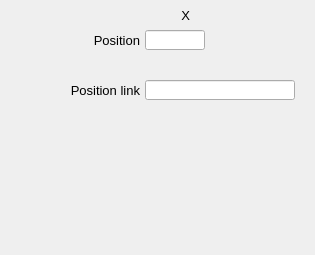
    <widget class="PyDMFrame" name="composite_6">
      <property name="geometry">
        <rect>
          <x>335</x>
          <y>40</y>
          <width>315</width>
          <height>255</height>
        </rect>
      </property>
      <widget class="QLabel" name="text_20">
        <property name="geometry">
          <rect>
            <x>180</x>
            <y>5</y>
            <width>10</width>
            <height>20</height>
          </rect>
        </property>
        <property name="text">
          <string>X</string>
        </property>
        <property name="font" stdset="0">
          <font>
            <pointsize>10</pointsize>
          </font>
        </property>
        <property name="brush" stdset="0">
          <brush brushstyle="SolidPattern">
            <color alpha="255">
              <red>0</red>
              <green>0</green>
              <blue>0</blue>
            </color>
          </brush>
        </property>
        <property name="toolTip">
          <string>text_20</string>
        </property>
        <property name="alignment">
          <set>Qt::AlignRight|Qt::AlignTrailing|Qt::AlignVCenter</set>
        </property>
        <property name="styleSheet">
          <string notr="true">QLabel#text_20 {
  color: rgb(0, 0, 0);
  }</string>
        </property>
      </widget>
      <widget class="PyDMSlider" name="valuator_3">
        <property name="geometry">
          <rect>
            <x>145</x>
            <y>55</y>
            <width>150</width>
            <height>20</height>
          </rect>
        </property>
        <property name="channel" stdset="0">
          <string>ca://${prefix}PositionX</string>
        </property>
        <property name="toolTip">
          <string>${prefix}PositionX</string>
        </property>
        <property name="orientation" stdset="0">
          <string>Qt::Horizontal</string>
        </property>
        <property name="showLimitLabels" stdset="0">
          <bool>true</bool>
        </property>
        <property name="showValueLabel" stdset="0">
          <bool>false</bool>
        </property>
        <property name="showUnits" stdset="0">
          <bool>false</bool>
        </property>
        <property name="tickPosition" stdset="0">
          <enum>QSlider::NoTicks</enum>
        </property>
        <property name="precision" stdset="0">
          <number>1</number>
        </property>
        <property name="styleSheet">
          <string notr="true">PyDMSlider#valuator_3 {
  color: rgb(0, 0, 0);
  background-color: rgb(115, 223, 255);
  }</string>
        </property>
      </widget>
      <widget class="QLabel" name="text_21">
        <property name="geometry">
          <rect>
            <x>60</x>
            <y>30</y>
            <width>80</width>
            <height>20</height>
          </rect>
        </property>
        <property name="text">
          <string>Position</string>
        </property>
        <property name="font" stdset="0">
          <font>
            <pointsize>10</pointsize>
          </font>
        </property>
        <property name="brush" stdset="0">
          <brush brushstyle="SolidPattern">
            <color alpha="255">
              <red>0</red>
              <green>0</green>
              <blue>0</blue>
            </color>
          </brush>
        </property>
        <property name="toolTip">
          <string>text_21</string>
        </property>
        <property name="alignment">
          <set>Qt::AlignRight|Qt::AlignTrailing|Qt::AlignVCenter</set>
        </property>
        <property name="styleSheet">
          <string notr="true">QLabel#text_21 {
  color: rgb(0, 0, 0);
  }</string>
        </property>
      </widget>
      <widget class="PyDMLineEdit" name="text_entry_12">
        <property name="geometry">
          <rect>
            <x>145</x>
            <y>30</y>
            <width>60</width>
            <height>20</height>
          </rect>
        </property>
        <property name="channel" stdset="0">
          <string>ca://${prefix}PositionX</string>
        </property>
        <property name="toolTip">
          <string>${prefix}PositionX</string>
        </property>
        <property name="font" stdset="0">
          <font>
            <pointsize>10</pointsize>
          </font>
        </property>
        <property name="styleSheet">
          <string notr="true">PyDMLineEdit#text_entry_12 {
  color: rgb(0, 0, 0);
  background-color: rgb(115, 223, 255);
  border: 1px solid black;
  margin: 0px;
  padding: 0px;
  spacing: 0px;
  }</string>
        </property>
      </widget>
      <widget class="PyDMLabel" name="text_update_9">
        <property name="geometry">
          <rect>
            <x>210</x>
            <y>31</y>
            <width>61</width>
            <height>18</height>
          </rect>
        </property>
        <property name="toolTip">
          <string>PV: ${prefix}PositionX_RBV</string>
        </property>
        <property name="channel" stdset="0">
          <string>ca://${prefix}PositionX_RBV</string>
        </property>
        <property name="font" stdset="0">
          <font>
            <pointsize>10</pointsize>
          </font>
        </property>
        <property name="alignment">
          <set>Qt::AlignCenter</set>
        </property>
        <property name="textInteractionFlags">
          <set>Qt::TextSelectableByKeyboard|Qt::TextSelectableByMouse</set>
        </property>
        <property name="styleSheet">
          <string notr="true">PyDMLabel#text_update_9 {
  color: rgb(10, 0, 184);
  background-color: rgb(187, 187, 187);
  }</string>
        </property>
      </widget>
      <widget class="QLabel" name="text_22">
        <property name="geometry">
          <rect>
            <x>10</x>
            <y>80</y>
            <width>130</width>
            <height>20</height>
          </rect>
        </property>
        <property name="text">
          <string>Position link</string>
        </property>
        <property name="font" stdset="0">
          <font>
            <pointsize>10</pointsize>
          </font>
        </property>
        <property name="brush" stdset="0">
          <brush brushstyle="SolidPattern">
            <color alpha="255">
              <red>0</red>
              <green>0</green>
              <blue>0</blue>
            </color>
          </brush>
        </property>
        <property name="toolTip">
          <string>text_22</string>
        </property>
        <property name="alignment">
          <set>Qt::AlignRight|Qt::AlignTrailing|Qt::AlignVCenter</set>
        </property>
        <property name="styleSheet">
          <string notr="true">QLabel#text_22 {
  color: rgb(0, 0, 0);
  }</string>
        </property>
      </widget>
      <widget class="PyDMLineEdit" name="text_entry_13">
        <property name="geometry">
          <rect>
            <x>145</x>
            <y>80</y>
            <width>150</width>
            <height>20</height>
          </rect>
        </property>
        <property name="channel" stdset="0">
          <string>ca://${prefix}PositionXLink.DOL</string>
        </property>
        <property name="toolTip">
          <string>${prefix}PositionXLink.DOL</string>
        </property>
        <property name="displayFormat" stdset="0">
          <enum>PyDMLineEdit::String</enum>
        </property>
        <property name="font" stdset="0">
          <font>
            <pointsize>10</pointsize>
          </font>
        </property>
        <property name="styleSheet">
          <string notr="true">PyDMLineEdit#text_entry_13 {
  color: rgb(0, 0, 0);
  background-color: rgb(115, 223, 255);
  border: 1px solid black;
  margin: 0px;
  padding: 0px;
  spacing: 0px;
  }</string>
        </property>
      </widget>
      <widget class="PyDMDrawingRectangle" name="rectangle_3">
        <property name="geometry">
          <rect>
            <x>0</x>
            <y>0</y>
            <width>315</width>
            <height>255</height>
          </rect>
        </property>
        <property name="brush" stdset="0">
          <brush brushstyle="NoBrush">
            <color alpha="255">
              <red>0</red>
              <green>0</green>
              <blue>0</blue>
            </color>
          </brush>
        </property>
        <property name="penStyle" stdset="0">
          <enum>Qt::SolidLine</enum>
        </property>
        <property name="penColor" stdset="0">
          <color>
            <red>0</red>
            <green>0</green>
            <blue>0</blue>
          </color>
        </property>
        <property name="penWidth" stdset="0">
          <double>1</double>
        </property>
        <property name="penCapStyle" stdset="0">
          <enum>Qt::FlatCap</enum>
        </property>
        <property name="toolTip">
          <string>rectangle_3</string>
        </property>
      </widget>
      <widget class="PyDMFrame" name="composite_7">
        <property name="geometry">
          <rect>
            <x>50</x>
            <y>105</y>
            <width>245</width>
            <height>70</height>
          </rect>
        </property>
        <widget class="PyDMSlider" name="valuator_4">
          <property name="geometry">
            <rect>
              <x>430</x>
              <y>65</y>
              <width>150</width>
              <height>20</height>
            </rect>
          </property>
          <property name="channel" stdset="0">
            <string>ca://${prefix}SizeX</string>
          </property>
          <property name="toolTip">
            <string>${prefix}SizeX</string>
          </property>
          <property name="orientation" stdset="0">
            <string>Qt::Horizontal</string>
          </property>
          <property name="showLimitLabels" stdset="0">
            <bool>true</bool>
          </property>
          <property name="showValueLabel" stdset="0">
            <bool>false</bool>
          </property>
          <property name="showUnits" stdset="0">
            <bool>false</bool>
          </property>
          <property name="tickPosition" stdset="0">
            <enum>QSlider::NoTicks</enum>
          </property>
          <property name="precision" stdset="0">
            <number>1</number>
          </property>
          <property name="styleSheet">
            <string notr="true">PyDMSlider#valuator_4 {
  color: rgb(0, 0, 0);
  background-color: rgb(115, 223, 255);
  }</string>
          </property>
        </widget>
        <widget class="QLabel" name="text_23">
          <property name="geometry">
            <rect>
              <x>385</x>
              <y>40</y>
              <width>40</width>
              <height>20</height>
            </rect>
          </property>
          <property name="text">
            <string>Size</string>
          </property>
          <property name="font" stdset="0">
            <font>
              <pointsize>10</pointsize>
            </font>
          </property>
          <property name="brush" stdset="0">
            <brush brushstyle="SolidPattern">
              <color alpha="255">
                <red>0</red>
                <green>0</green>
                <blue>0</blue>
              </color>
            </brush>
          </property>
          <property name="toolTip">
            <string>text_23</string>
          </property>
          <property name="alignment">
            <set>Qt::AlignRight|Qt::AlignTrailing|Qt::AlignVCenter</set>
          </property>
          <property name="styleSheet">
            <string notr="true">QLabel#text_23 {
  color: rgb(0, 0, 0);
  }</string>
          </property>
        </widget>
        <widget class="PyDMLineEdit" name="text_entry_14">
          <property name="geometry">
            <rect>
              <x>430</x>
              <y>40</y>
              <width>60</width>
              <height>20</height>
            </rect>
          </property>
          <property name="channel" stdset="0">
            <string>ca://${prefix}SizeX</string>
          </property>
          <property name="toolTip">
            <string>${prefix}SizeX</string>
          </property>
          <property name="font" stdset="0">
            <font>
              <pointsize>10</pointsize>
            </font>
          </property>
          <property name="styleSheet">
            <string notr="true">PyDMLineEdit#text_entry_14 {
  color: rgb(0, 0, 0);
  background-color: rgb(115, 223, 255);
  border: 1px solid black;
  margin: 0px;
  padding: 0px;
  spacing: 0px;
  }</string>
          </property>
        </widget>
        <widget class="PyDMLabel" name="text_update_10">
          <property name="geometry">
            <rect>
              <x>495</x>
              <y>41</y>
              <width>61</width>
              <height>18</height>
            </rect>
          </property>
          <property name="toolTip">
            <string>PV: ${prefix}SizeX_RBV</string>
          </property>
          <property name="channel" stdset="0">
            <string>ca://${prefix}SizeX_RBV</string>
          </property>
          <property name="font" stdset="0">
            <font>
              <pointsize>10</pointsize>
            </font>
          </property>
          <property name="alignment">
            <set>Qt::AlignCenter</set>
          </property>
          <property name="textInteractionFlags">
            <set>Qt::TextSelectableByKeyboard|Qt::TextSelectableByMouse</set>
          </property>
          <property name="styleSheet">
            <string notr="true">PyDMLabel#text_update_10 {
  color: rgb(10, 0, 184);
  background-color: rgb(187, 187, 187);
  }</string>
          </property>
        </widget>
        <widget class="PyDMLineEdit" name="text_entry_15">
          <property name="geometry">
            <rect>
              <x>430</x>
              <y>90</y>
              <width>150</width>
              <height>20</height>
            </rect>
          </property>
          <property name="channel" stdset="0">
            <string>ca://${prefix}SizeXLink.DOL</string>
          </property>
          <property name="toolTip">
            <string>${prefix}SizeXLink.DOL</string>
          </property>
          <property name="displayFormat" stdset="0">
            <enum>PyDMLineEdit::String</enum>
          </property>
          <property name="font" stdset="0">
            <font>
              <pointsize>10</pointsize>
            </font>
          </property>
          <property name="styleSheet">
            <string notr="true">PyDMLineEdit#text_entry_15 {
  color: rgb(0, 0, 0);
  background-color: rgb(115, 223, 255);
  border: 1px solid black;
  margin: 0px;
  padding: 0px;
  spacing: 0px;
  }</string>
          </property>
        </widget>
        <widget class="QLabel" name="text_24">
          <property name="geometry">
            <rect>
              <x>335</x>
              <y>90</y>
              <width>90</width>
              <height>20</height>
            </rect>
          </property>
          <property name="text">
            <string>Size link</string>
          </property>
          <property name="font" stdset="0">
            <font>
              <pointsize>10</pointsize>
            </font>
          </property>
          <property name="brush" stdset="0">
            <brush brushstyle="SolidPattern">
              <color alpha="255">
                <red>0</red>
                <green>0</green>
                <blue>0</blue>
              </color>
            </brush>
          </property>
          <property name="toolTip">
            <string>text_24</string>
          </property>
          <property name="alignment">
            <set>Qt::AlignRight|Qt::AlignTrailing|Qt::AlignVCenter</set>
          </property>
          <property name="styleSheet">
            <string notr="true">QLabel#text_24 {
  color: rgb(0, 0, 0);
  }</string>
          </property>
        </widget>
      </widget>
      <widget class="PyDMFrame" name="composite_8">
        <property name="geometry">
          <rect>
            <x>40</x>
            <y>180</y>
            <width>255</width>
            <height>70</height>
          </rect>
        </property>
        <widget class="PyDMSlider" name="valuator_5">
          <property name="geometry">
            <rect>
              <x>440</x>
              <y>65</y>
              <width>150</width>
              <height>20</height>
            </rect>
          </property>
          <property name="channel" stdset="0">
            <string>ca://${prefix}WidthX</string>
          </property>
          <property name="toolTip">
            <string>${prefix}WidthX</string>
          </property>
          <property name="orientation" stdset="0">
            <string>Qt::Horizontal</string>
          </property>
          <property name="showLimitLabels" stdset="0">
            <bool>true</bool>
          </property>
          <property name="showValueLabel" stdset="0">
            <bool>false</bool>
          </property>
          <property name="showUnits" stdset="0">
            <bool>false</bool>
          </property>
          <property name="tickPosition" stdset="0">
            <enum>QSlider::NoTicks</enum>
          </property>
          <property name="precision" stdset="0">
            <number>1</number>
          </property>
          <property name="styleSheet">
            <string notr="true">PyDMSlider#valuator_5 {
  color: rgb(0, 0, 0);
  background-color: rgb(115, 223, 255);
  }</string>
          </property>
        </widget>
        <widget class="QLabel" name="text_25">
          <property name="geometry">
            <rect>
              <x>385</x>
              <y>40</y>
              <width>50</width>
              <height>20</height>
            </rect>
          </property>
          <property name="text">
            <string>Width</string>
          </property>
          <property name="font" stdset="0">
            <font>
              <pointsize>10</pointsize>
            </font>
          </property>
          <property name="brush" stdset="0">
            <brush brushstyle="SolidPattern">
              <color alpha="255">
                <red>0</red>
                <green>0</green>
                <blue>0</blue>
              </color>
            </brush>
          </property>
          <property name="toolTip">
            <string>text_25</string>
          </property>
          <property name="alignment">
            <set>Qt::AlignRight|Qt::AlignTrailing|Qt::AlignVCenter</set>
          </property>
          <property name="styleSheet">
            <string notr="true">QLabel#text_25 {
  color: rgb(0, 0, 0);
  }</string>
          </property>
        </widget>
        <widget class="PyDMLineEdit" name="text_entry_16">
          <property name="geometry">
            <rect>
              <x>440</x>
              <y>40</y>
              <width>60</width>
              <height>20</height>
            </rect>
          </property>
          <property name="channel" stdset="0">
            <string>ca://${prefix}WidthX</string>
          </property>
          <property name="toolTip">
            <string>${prefix}WidthX</string>
          </property>
          <property name="font" stdset="0">
            <font>
              <pointsize>10</pointsize>
            </font>
          </property>
          <property name="styleSheet">
            <string notr="true">PyDMLineEdit#text_entry_16 {
  color: rgb(0, 0, 0);
  background-color: rgb(115, 223, 255);
  border: 1px solid black;
  margin: 0px;
  padding: 0px;
  spacing: 0px;
  }</string>
          </property>
        </widget>
        <widget class="PyDMLabel" name="text_update_11">
          <property name="geometry">
            <rect>
              <x>505</x>
              <y>41</y>
              <width>61</width>
              <height>18</height>
            </rect>
          </property>
          <property name="toolTip">
            <string>PV: ${prefix}WidthX_RBV</string>
          </property>
          <property name="channel" stdset="0">
            <string>ca://${prefix}WidthX_RBV</string>
          </property>
          <property name="font" stdset="0">
            <font>
              <pointsize>10</pointsize>
            </font>
          </property>
          <property name="alignment">
            <set>Qt::AlignCenter</set>
          </property>
          <property name="textInteractionFlags">
            <set>Qt::TextSelectableByKeyboard|Qt::TextSelectableByMouse</set>
          </property>
          <property name="styleSheet">
            <string notr="true">PyDMLabel#text_update_11 {
  color: rgb(10, 0, 184);
  background-color: rgb(187, 187, 187);
  }</string>
          </property>
        </widget>
        <widget class="PyDMLineEdit" name="text_entry_17">
          <property name="geometry">
            <rect>
              <x>440</x>
              <y>90</y>
              <width>150</width>
              <height>20</height>
            </rect>
          </property>
          <property name="channel" stdset="0">
            <string>ca://${prefix}WidthXLink.DOL</string>
          </property>
          <property name="toolTip">
            <string>${prefix}WidthXLink.DOL</string>
          </property>
          <property name="displayFormat" stdset="0">
            <enum>PyDMLineEdit::String</enum>
          </property>
          <property name="font" stdset="0">
            <font>
              <pointsize>10</pointsize>
            </font>
          </property>
          <property name="styleSheet">
            <string notr="true">PyDMLineEdit#text_entry_17 {
  color: rgb(0, 0, 0);
  background-color: rgb(115, 223, 255);
  border: 1px solid black;
  margin: 0px;
  padding: 0px;
  spacing: 0px;
  }</string>
          </property>
        </widget>
        <widget class="QLabel" name="text_26">
          <property name="geometry">
            <rect>
              <x>335</x>
              <y>90</y>
              <width>100</width>
              <height>20</height>
            </rect>
          </property>
          <property name="text">
            <string>Width link</string>
          </property>
          <property name="font" stdset="0">
            <font>
              <pointsize>10</pointsize>
            </font>
          </property>
          <property name="brush" stdset="0">
            <brush brushstyle="SolidPattern">
              <color alpha="255">
                <red>0</red>
                <green>0</green>
                <blue>0</blue>
              </color>
            </brush>
          </property>
          <property name="toolTip">
            <string>text_26</string>
          </property>
          <property name="alignment">
            <set>Qt::AlignRight|Qt::AlignTrailing|Qt::AlignVCenter</set>
          </property>
          <property name="styleSheet">
            <string notr="true">QLabel#text_26 {
  color: rgb(0, 0, 0);
  }</string>
          </property>
        </widget>
      </widget>
    </widget>
